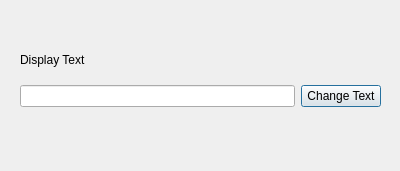
<?xml version="1.0" encoding="UTF-8"?>
<ui version="4.0">
 <class>Dialog</class>
 <widget class="QDialog" name="Dialog">
  <property name="geometry">
   <rect>
    <x>0</x>
    <y>0</y>
    <width>400</width>
    <height>171</height>
   </rect>
  </property>
  <property name="windowTitle">
   <string>Dialog</string>
  </property>
  <widget class="QLabel" name="label_text">
   <property name="geometry">
    <rect>
     <x>20</x>
     <y>50</y>
     <width>361</width>
     <height>20</height>
    </rect>
   </property>
   <property name="text">
    <string>Display Text</string>
   </property>
  </widget>
  <widget class="QWidget" name="layoutWidget">
   <property name="geometry">
    <rect>
     <x>20</x>
     <y>80</y>
     <width>361</width>
     <height>33</height>
    </rect>
   </property>
   <layout class="QHBoxLayout" name="horizontalLayout">
    <item>
     <widget class="QLineEdit" name="lineEdit_line"/>
    </item>
    <item>
     <widget class="QPushButton" name="pushButton_changeText">
      <property name="text">
       <string>Change Text</string>
      </property>
     </widget>
    </item>
   </layout>
  </widget>
 </widget>
 <resources/>
 <connections/>
</ui>
